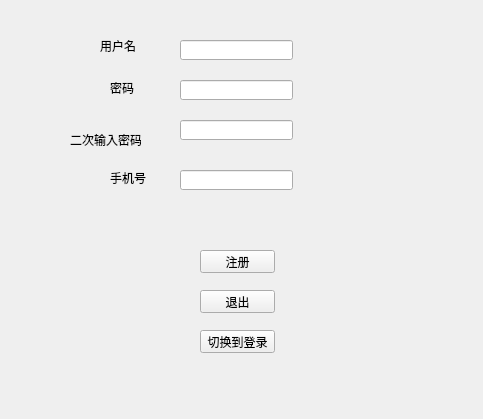
<?xml version="1.0" encoding="UTF-8"?>
<ui version="4.0">
 <class>QTRegister</class>
 <widget class="QWidget" name="QTRegister">
  <property name="geometry">
   <rect>
    <x>0</x>
    <y>0</y>
    <width>483</width>
    <height>419</height>
   </rect>
  </property>
  <property name="windowTitle">
   <string>QTRegister</string>
  </property>
  <widget class="QPushButton" name="btn_switchlogin">
   <property name="geometry">
    <rect>
     <x>200</x>
     <y>330</y>
     <width>75</width>
     <height>23</height>
    </rect>
   </property>
   <property name="text">
    <string>切换到登录</string>
   </property>
  </widget>
  <widget class="QLabel" name="label">
   <property name="geometry">
    <rect>
     <x>100</x>
     <y>40</y>
     <width>54</width>
     <height>12</height>
    </rect>
   </property>
   <property name="text">
    <string>用户名</string>
   </property>
  </widget>
  <widget class="QLabel" name="label_2">
   <property name="geometry">
    <rect>
     <x>110</x>
     <y>80</y>
     <width>31</width>
     <height>16</height>
    </rect>
   </property>
   <property name="text">
    <string>密码</string>
   </property>
  </widget>
  <widget class="QLabel" name="label_3">
   <property name="geometry">
    <rect>
     <x>70</x>
     <y>130</y>
     <width>71</width>
     <height>20</height>
    </rect>
   </property>
   <property name="text">
    <string>二次输入密码</string>
   </property>
  </widget>
  <widget class="QLabel" name="label_4">
   <property name="geometry">
    <rect>
     <x>110</x>
     <y>170</y>
     <width>41</width>
     <height>16</height>
    </rect>
   </property>
   <property name="text">
    <string>手机号</string>
   </property>
  </widget>
  <widget class="QLineEdit" name="lineEdit">
   <property name="geometry">
    <rect>
     <x>180</x>
     <y>40</y>
     <width>113</width>
     <height>20</height>
    </rect>
   </property>
  </widget>
  <widget class="QLineEdit" name="lineEdit_2">
   <property name="geometry">
    <rect>
     <x>180</x>
     <y>80</y>
     <width>113</width>
     <height>20</height>
    </rect>
   </property>
  </widget>
  <widget class="QLineEdit" name="repeatpassword">
   <property name="geometry">
    <rect>
     <x>180</x>
     <y>120</y>
     <width>113</width>
     <height>20</height>
    </rect>
   </property>
  </widget>
  <widget class="QLineEdit" name="lineEdit_4">
   <property name="geometry">
    <rect>
     <x>180</x>
     <y>170</y>
     <width>113</width>
     <height>20</height>
    </rect>
   </property>
  </widget>
  <widget class="QPushButton" name="btnRegister">
   <property name="geometry">
    <rect>
     <x>200</x>
     <y>250</y>
     <width>75</width>
     <height>23</height>
    </rect>
   </property>
   <property name="text">
    <string>注册</string>
   </property>
  </widget>
  <widget class="QPushButton" name="pushButton_3">
   <property name="geometry">
    <rect>
     <x>200</x>
     <y>290</y>
     <width>75</width>
     <height>23</height>
    </rect>
   </property>
   <property name="text">
    <string>退出</string>
   </property>
  </widget>
 </widget>
 <layoutdefault spacing="6" margin="11"/>
 <resources/>
 <connections>
  <connection>
   <sender>btnRegister</sender>
   <signal>clicked()</signal>
   <receiver>QTRegister</receiver>
   <slot>on_btnRegister_clicked()</slot>
   <hints>
    <hint type="sourcelabel">
     <x>245</x>
     <y>264</y>
    </hint>
    <hint type="destinationlabel">
     <x>320</x>
     <y>281</y>
    </hint>
   </hints>
  </connection>
  <connection>
   <sender>pushButton_3</sender>
   <signal>clicked()</signal>
   <receiver>QTRegister</receiver>
   <slot>btn_quit()</slot>
   <hints>
    <hint type="sourcelabel">
     <x>228</x>
     <y>299</y>
    </hint>
    <hint type="destinationlabel">
     <x>166</x>
     <y>319</y>
    </hint>
   </hints>
  </connection>
  <connection>
   <sender>btn_switchlogin</sender>
   <signal>clicked()</signal>
   <receiver>QTRegister</receiver>
   <slot>on_btn_switchlogin_clicked()</slot>
   <hints>
    <hint type="sourcelabel">
     <x>215</x>
     <y>338</y>
    </hint>
    <hint type="destinationlabel">
     <x>168</x>
     <y>367</y>
    </hint>
   </hints>
  </connection>
 </connections>
 <slots>
  <slot>on_btnRegister_clicked()</slot>
  <slot>btn_quit()</slot>
  <slot>on_btn_switchlogin_clicked()</slot>
 </slots>
</ui>
